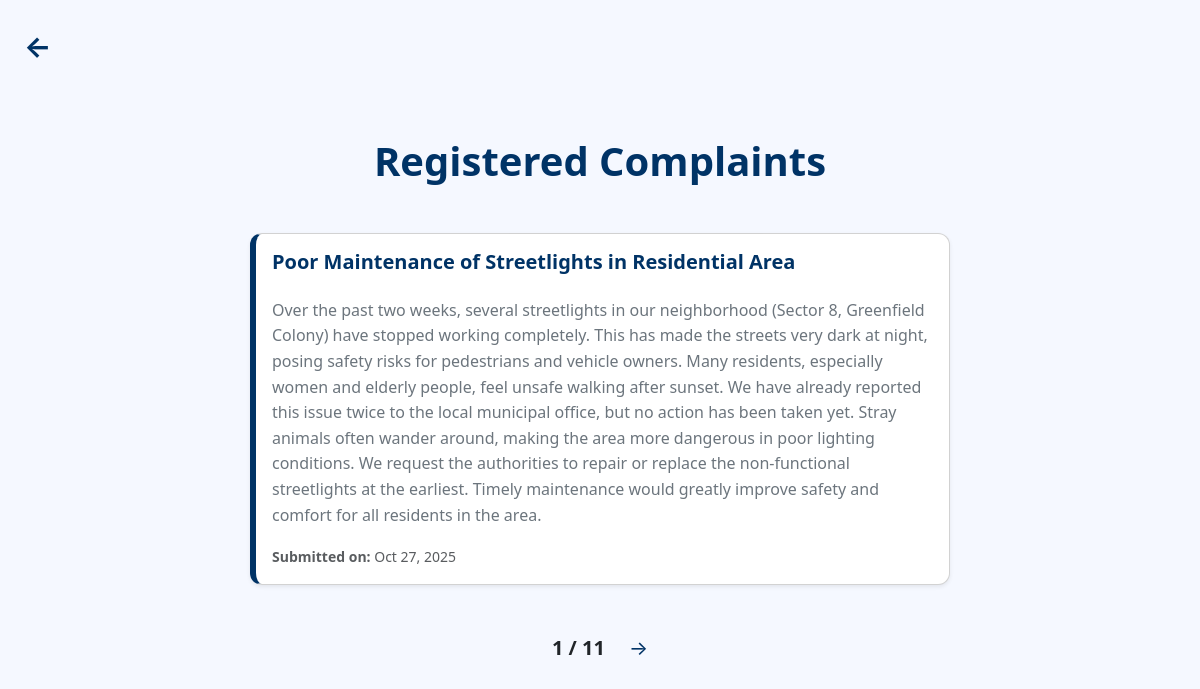
Page /complaints_list/ (signed in) on the earlier database version.
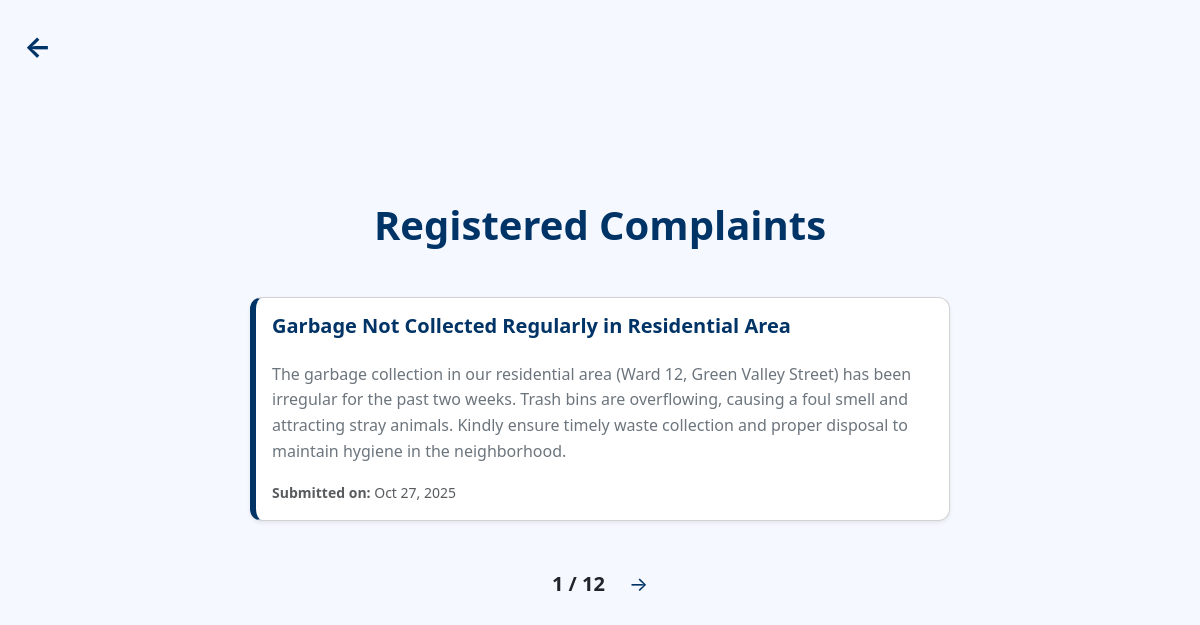
Same page on the later database version.
### complaint_manager_app/models.py (models this page shows, shortened)
class Complaint(models.Model):
    STATUS_CHOICES = [
        ('pending','Pending'),
        ('in_progress','In progress'),
        ('resolved','Resolved'),
    ]
    user = models.ForeignKey(User, on_delete=models.CASCADE, null=True, blank=True)
    name = models.CharField(max_length=100)
    email = models.EmailField(max_length=100)
    subject = models.CharField(max_length=100)
    description = models.TextField()
    created_at = models.DateField(auto_now_add=True)
    updated_at = models.DateField(auto_now=True)
    status= models.CharField(max_length=20, choices=STATUS_CHOICES, default='pending')

### complaint_manager_app/views.py (the view)
# urls.py: path('complaints_list/', views.complaints_list,name="complaints_list"),
@login_required
def complaints_list(request):
    complaints = Complaint.objects.all().order_by('-id')  # latest first
    paginator = Paginator(complaints, 1)
    page_number = request.GET.get('page')
    page_obj = paginator.get_page(page_number)
    return render(request, 'complaints_list.html', {'page_obj': page_obj})

### complaint_manager_app/templates/complaints_list.html (shortened to what this page needs)
{% extends "master.html" %}
{% load static %}
{% block content %}
<a href="{% url 'admin_dashboard' %}"
   class="text-decoration-none position-absolute top-0 start-0 m-4"
   style="font-weight: bold; font-size: 1.8rem; color:#003366;">←</a>
<div class="d-flex flex-column align-items-center justify-content-center py-5" style="min-height: 100vh; background-color: #f5f8ff;">
  <h1 class="fw-bold mb-5" style="color:#003366;">Registered Complaints</h1>
  <div class="w-100 d-flex flex-column align-items-center">
    {% if page_obj %}
      {% for x in page_obj %}
      <div class="card shadow-sm mb-4"
           style="width: 700px; border-left: 6px solid #003366; border-radius: 12px; background-color: #ffffff;">
        <div class="card-body">
          <h5 class="card-title fw-semibold mb-4" style="color:#003366;">{{ x.subject }}</h5>
          <p class="card-text text-secondary mb-3" style="line-height: 1.6;">{{ x.description }}</p>
          <p class="text-muted mb-0">
            <small><strong>Submitted on:</strong> {{ x.created_at|date:"M d, Y" }}</small>
          </p>
        </div>
      </div>
      {% endfor %}
    {% else %}
      <p class="text-center text-muted">No complaints found.</p>
    {% endif %}
  </div>
  <div class="d-flex justify-content-center align-items-center mt-4 fs-5">
    <span class="fw-semibold text-dark">{{ page_obj.number }} / {{ page_obj.paginator.num_pages }}</span>
    {% if page_obj.has_next %}
      <a href="?page={{ page_obj.next_page_number }}" class="text-decoration-none ms-4" style="color:#003366;">→</a>
    {% endif %}
  </div>
</div>
{% endblock %}

Differences in the rows shown:
no longer on this page (row unchanged): Complaint: subject "Poor Maintenance of Streetlights in Residential Area", description "Over the past two weeks, several streetlights in our neighborhood (Sector 8, Greenfield Colony) have stopped working completely. This has made the streets very dark at night, posing safety risks for pedestrians and vehicle owners. Many residents, especially women and elderly people, feel unsafe walking after sunset. We have already reported this issue twice to the local municipal office, but no action has been taken yet. Stray animals often wander around, making the area more dangerous in poor lighting conditions. We request the authorities to repair or replace the non-functional streetlights at the earliest. Timely maintenance would greatly improve safety and comfort for all residents in…", created_at "Oct 27, 2025"
added Complaint: subject "Garbage Not Collected Regularly in Residential Area", description "The garbage collection in our residential area (Ward 12, Green Valley Street) has been irregular for the past two weeks. Trash bins are overflowing, causing a foul smell and attracting stray animals. Kindly ensure timely waste collection and proper disposal to maintain hygiene in the neighborhood.", created_at "Oct 27, 2025"
Other differences:
{{ page_obj.paginator.num_pages }}: "11" → "12"
